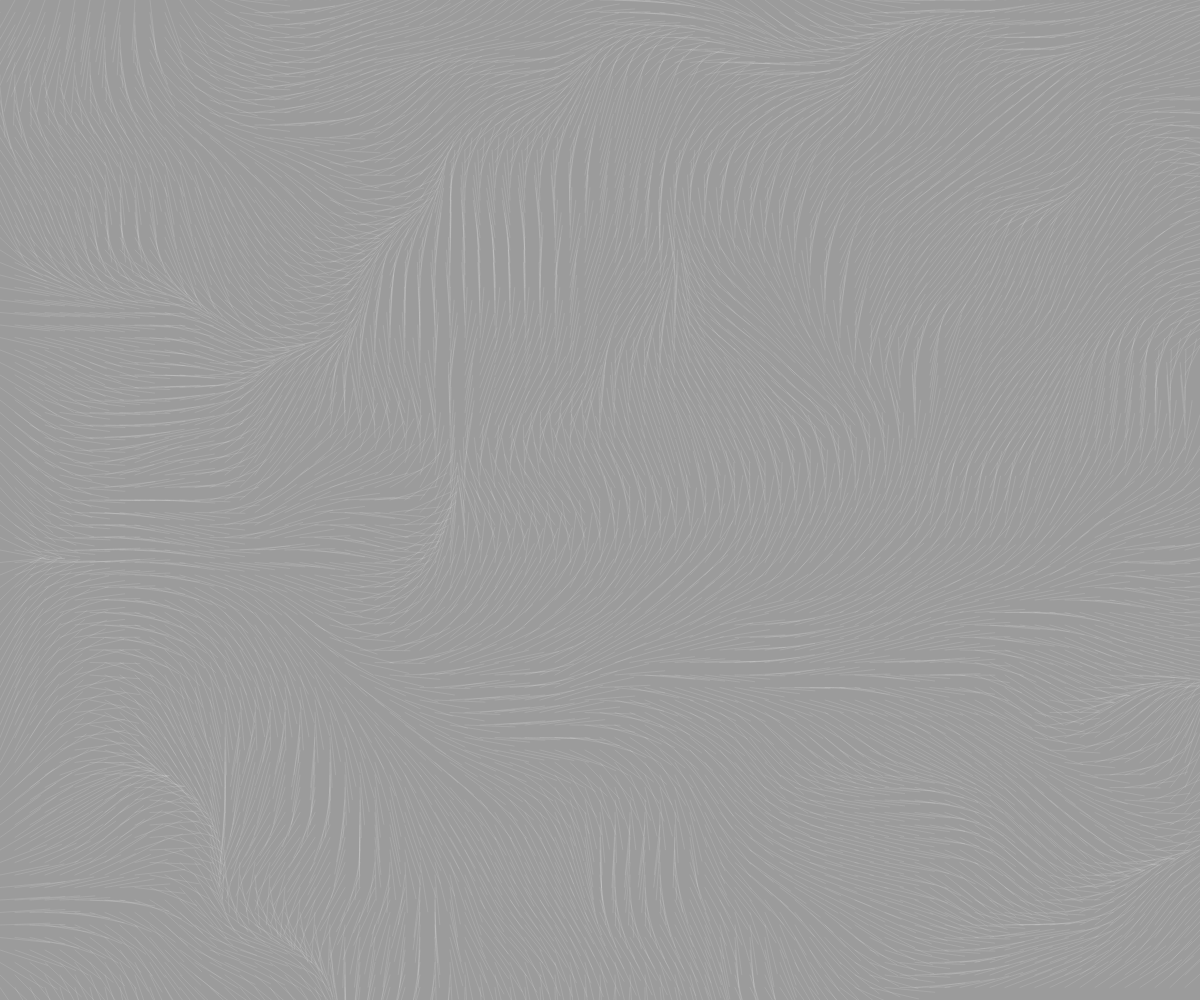
Frame 1 (no input)
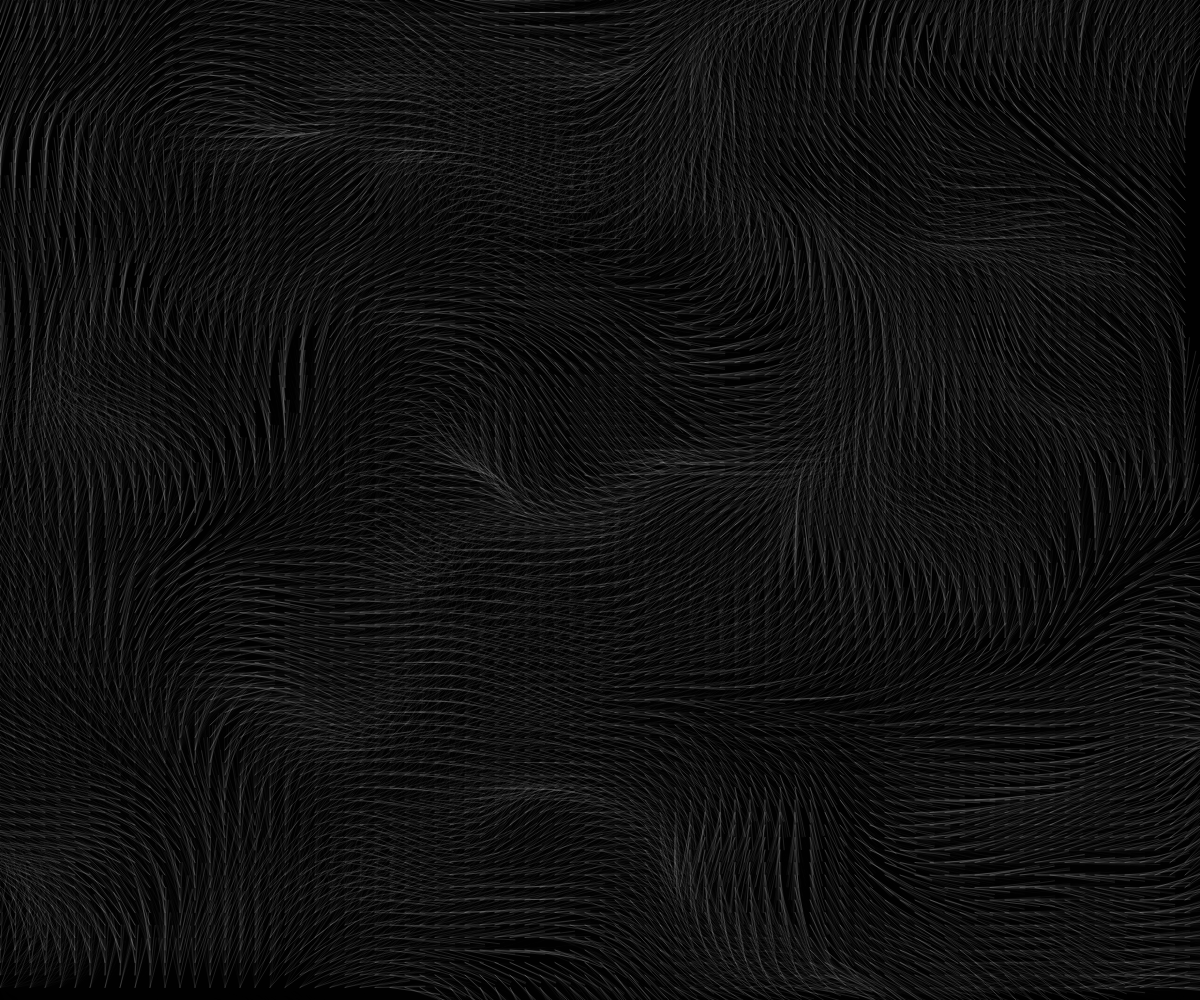
Frame 60 (no input)
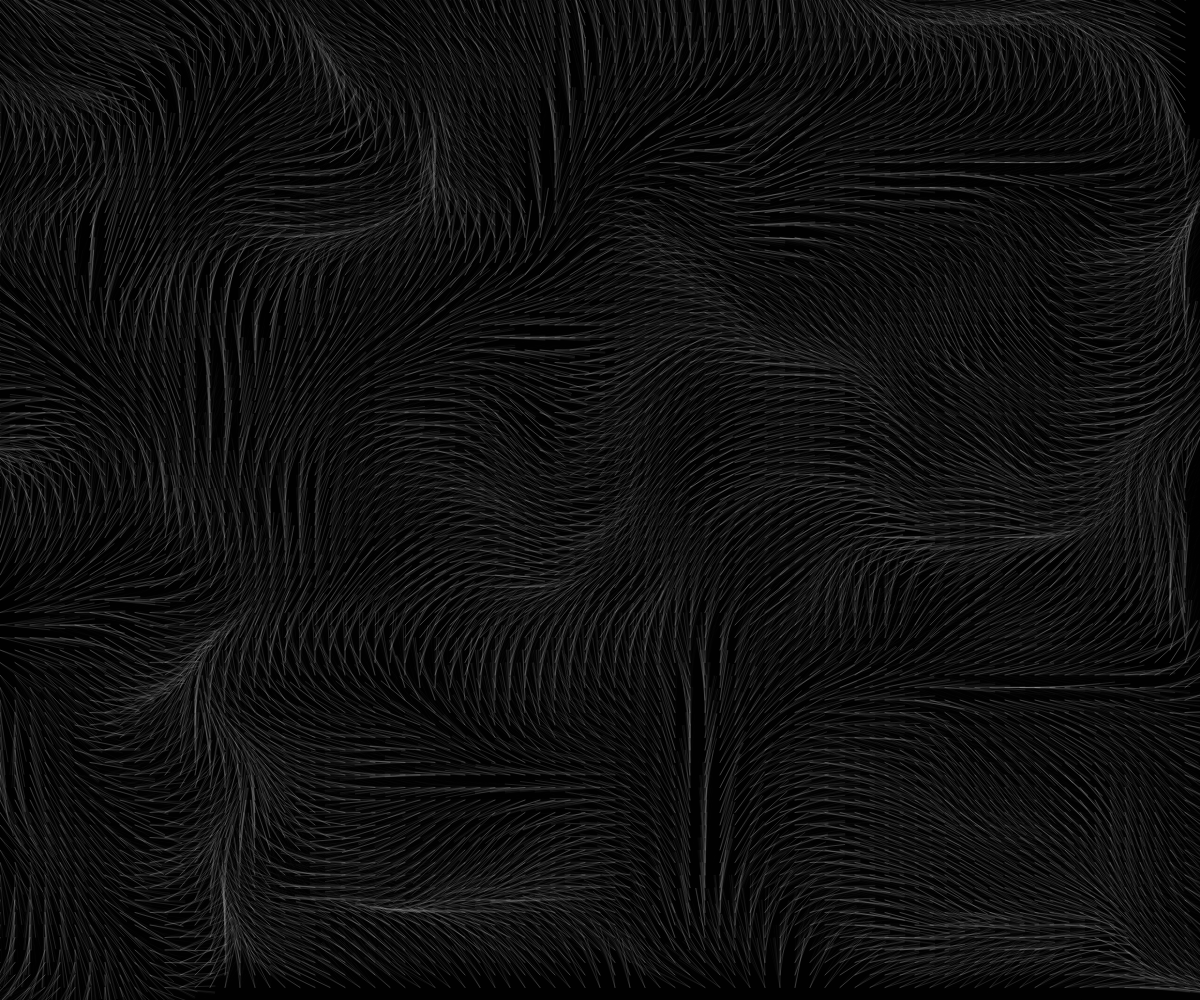
Frame 120 (the mouse pressed at the canvas centre since frame 60)

The p5.js sketch that drew these frames (run headless with seeded random() and noise() and a simulated clock; from frame 60 on, the mouse is pressed at the canvas centre):

// p5.js sketch
// ── sketch.js
let field = [];
let cols = rows = 80;
let spaceX, spaceY;
let xoff = 0, yoff = 1000, zoff;

function setup() {
  createCanvas(window.innerWidth, window.innerHeight);
  spaceX = width/cols;
  spaceY = height/rows;
  zoff = random(1000);
}

function draw() {
  background(0, 100);
  evolveField();
  drawField();
}

function evolveField() {
  yoff = 0;
  for (let i = 0; i < cols; i++) {
    field[i] = [];
    xoff = 1000;
    for (let j = 0; j < rows; j++) {
      field[i][j] = noise(xoff, yoff, zoff) * TWO_PI * 2;
      xoff += 0.03;
    }
    yoff += 0.03;
  }
  zoff += 0.04;
}

function drawField() {
  stroke(255, 30);
  strokeWeight(1);
  for (let i = 0; i < cols; i++) {
    for (let j = 0; j < rows; j++) {
      let len = 50;
      let angle = field[i][j];
      let x1 = i * spaceX;
      let y1 = j * spaceY;
      let x2 = x1 + cos(angle) * len;
      let y2 = y1 + sin(angle) * len;
      line(x1, y1, x2, y2);
    }
  }
}
